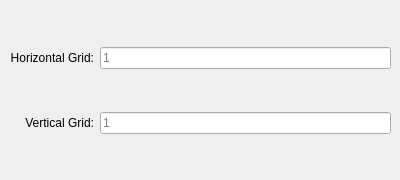
   <widget class="QWidget" name="NumberPlane">
    <widget class="QWidget" name="gridLayoutWidget_26">
     <property name="geometry">
      <rect>
       <x>10</x>
       <y>10</y>
       <width>381</width>
       <height>161</height>
      </rect>
     </property>
     <layout class="QGridLayout" name="gridNumberPlane">
      <item row="2" column="1">
       <widget class="QLineEdit" name="NumberPlane_y_line_frequency">
        <property name="alignment">
         <set>Qt::AlignLeading|Qt::AlignLeft|Qt::AlignVCenter</set>
        </property>
        <property name="placeholderText">
         <string>1</string>
        </property>
       </widget>
      </item>
      <item row="0" column="1">
       <widget class="QLineEdit" name="NumberPlane_x_line_frequency">
        <property name="toolTip">
         <string/>
        </property>
        <property name="statusTip">
         <string/>
        </property>
        <property name="whatsThis">
         <string/>
        </property>
        <property name="accessibleName">
         <string/>
        </property>
        <property name="alignment">
         <set>Qt::AlignLeading|Qt::AlignLeft|Qt::AlignVCenter</set>
        </property>
        <property name="readOnly">
         <bool>false</bool>
        </property>
        <property name="placeholderText">
         <string>1</string>
        </property>
       </widget>
      </item>
      <item row="0" column="0">
       <widget class="QLabel" name="label_78">
        <property name="text">
         <string>Horizontal Grid:</string>
        </property>
        <property name="alignment">
         <set>Qt::AlignRight|Qt::AlignTrailing|Qt::AlignVCenter</set>
        </property>
       </widget>
      </item>
      <item row="2" column="0">
       <widget class="QLabel" name="label_77">
        <property name="text">
         <string>Vertical Grid:</string>
        </property>
        <property name="alignment">
         <set>Qt::AlignRight|Qt::AlignTrailing|Qt::AlignVCenter</set>
        </property>
       </widget>
      </item>
     </layout>
    </widget>
   </widget>
